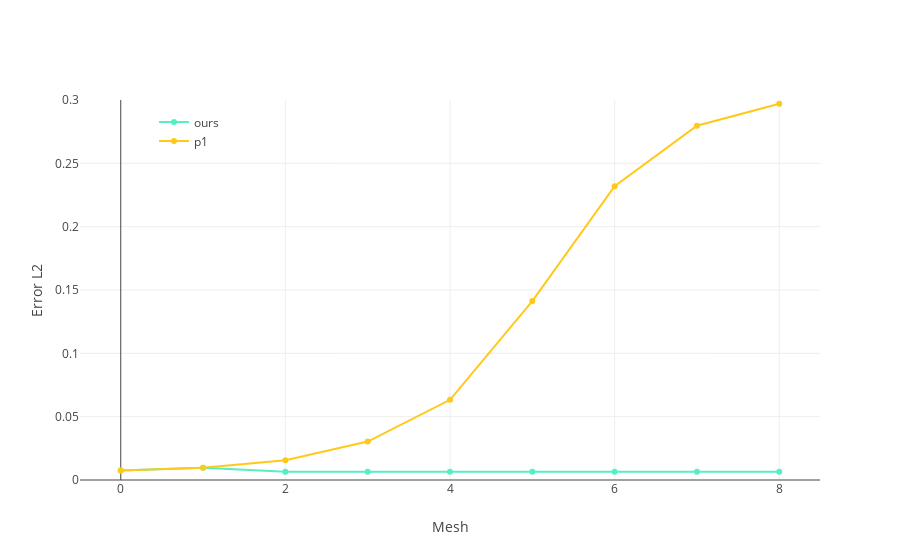

The notebook cell saved with this chart:
### Code cell
plot_data = [get_plot_trace(total_errors, "ours"), get_plot_trace(total_errors, "p1")]

layout = go.Layout(
    legend=dict(x=0.1, y=0.98),
    xaxis=dict(
        title="Mesh",
        nticks=5,
        ),
    yaxis=dict(
        title="Error L2",
        range=[0.0, 0.3]
    ),
    hovermode='closest')

fig = go.Figure(data=plot_data, layout=layout)
plotly.iplot(fig)

### Figure 1 — Plotly figure (JSON) as saved in the notebook; plotly's stock layout.template omitted (floating-point values rounded to 4 significant figures)
{"data": [{"line": {"color": "rgb(85, 239, 196)"}, "marker": {"size": 6, "symbol": "circle"}, "mode": "lines+markers", "name": "ours", "type": "scatter", "uid": "1f70a0b5-1f94-4986-945a-436fc1d190b1", "x": [0, 1, 2, 3, 4, 5, 6, 7, 8], "y": [0.007582, 0.009592, 0.006571, 0.006525, 0.006526, 0.006524, 0.006525, 0.006526, 0.006526]}, {"line": {"color": "rgb(255, 201, 26)"}, "marker": {"size": 6, "symbol": "circle"}, "mode": "lines+markers", "name": "p1", "type": "scatter", "uid": "86a4be5f-38e2-4438-860a-da47046fba7d", "x": [0, 1, 2, 3, 4, 5, 6, 7, 8], "y": [0.007582, 0.009592, 0.0156, 0.03034, 0.06333, 0.1413, 0.2319, 0.2797, 0.2971]}], "layout": {"hovermode": "closest", "legend": {"x": 0.1, "y": 0.98}, "xaxis": {"nticks": 5, "title": "Mesh"}, "yaxis": {"range": [0, 0.3], "title": "Error L2"}}}
